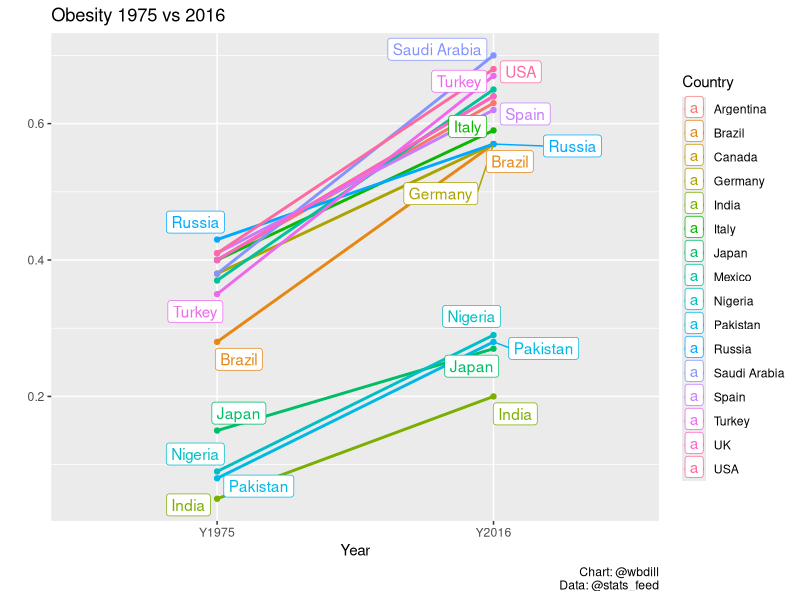
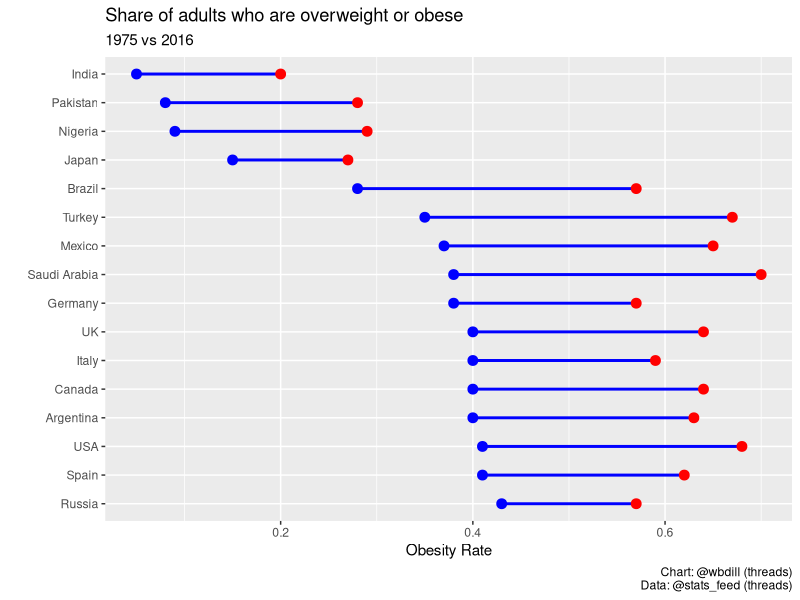

Write the R code that produced these figures, in order.
library(tidyverse)
library(ggrepel)
#install.packages("datapasta")
df <- tibble::tribble(
              ~Country, ~Y1975, ~Y2016,
           "Argentina",    0.4,   0.63,
              "Brazil",   0.28,   0.57,
              "Canada",    0.4,   0.64,
             "Germany",   0.38,   0.57,
               "India",   0.05,    0.2,
               "Italy",    0.4,   0.59,
               "Japan",   0.15,   0.27,
              "Mexico",   0.37,   0.65,
             "Nigeria",   0.09,   0.29,
            "Pakistan",   0.08,   0.28,
              "Russia",   0.43,   0.57,
        "Saudi Arabia",   0.38,    0.7,
               "Spain",   0.41,   0.62,
              "Turkey",   0.35,   0.67,
                  "UK",    0.4,   0.64,
                 "USA",   0.41,   0.68
        )
#df %>% pivot_longer(cols = c(Y1976, Y2016))

#----- two period time series -----
df %>% 
  pivot_longer(cols = c(Y1975, Y2016)) %>% # assuming that's the name of your data
  #gather('stage', 'value', 2:3) %>% #rename 'stage', 'value', respectively to suit your case
  ggplot(aes(x = name, y = value, group = Country, color = Country)) +
  geom_line(size = 1) +
  geom_point() +
  geom_label_repel(aes(label = Country)) +
  labs(title = "Obesity 1975 vs 2016",
       x = "Year",
       y = "",
       caption = "Chart: @wbdill\nData: @stats_feed")

#----- One "row" per country -----
df %>% 
  ggplot(aes(x = Y1975, y = reorder(Country, desc(Y1975))), size = 3) +
  geom_point(size = 3, color = "blue") +
  geom_segment(aes(x = Y1975, xend = Y2016, yend = Country), color = "blue", size = 1.0) +
  geom_point(aes(x = Y2016 ), size = 3, color = "red") +
  labs(title = "Share of adults who are overweight or obese",
       subtitle = "1975 vs 2016",
       x = "Obesity Rate",
       y = "",
       caption = "Chart: @wbdill (threads)\nData: @stats_feed (threads)")
